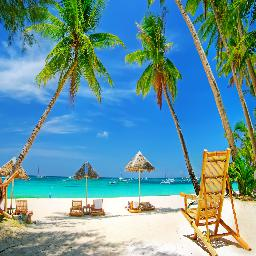
#> input picture Assignment4/data/1.jpg, 256 x 256 px
$ python gray.py
#> lines starting #> are read from the running program, lines starting #| are printed output that depends on the picture
from PIL import Image
from pylab import *

im = array(Image.open('./data/1.jpg'))
#> im is the input picture: shape (256, 256, 3); mean R, G, B 102.6, 151.2, 159.3
im_gray = copy(im)
r = im[:,:,0]
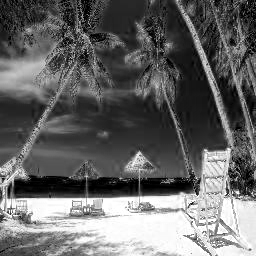
#> r: shape (256, 256); min 0, max 255, mean 102.6
g = im[:,:,1]
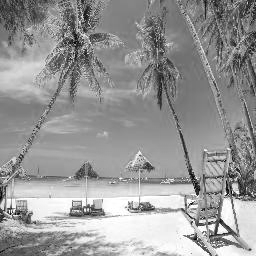
#> g: shape (256, 256); min 0, max 255, mean 151.2
b = im[:,:,2]
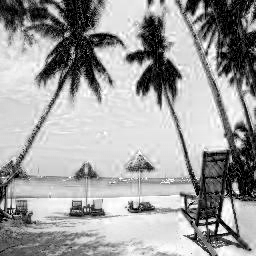
#> b: shape (256, 256); min 0, max 255, mean 159.3
gray = 0.21*r + 0.72*g + 0.07*b
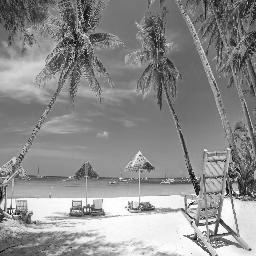
#> gray: shape (256, 256) float64; min 3.57, max 255, mean 141.6
im_gray[:,:,0] = gray
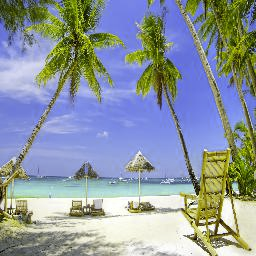
#> im_gray: shape (256, 256, 3); mean R, G, B 141.1, 151.2, 159.3
im_gray[:,:,1] = gray
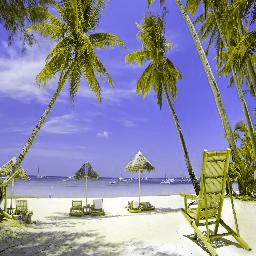
#> im_gray: shape (256, 256, 3); mean R, G, B 141.1, 141.1, 159.3
im_gray[:,:,2] = gray

# [9 lines of commented-out code are left out]

$ run again, with Assignment4/data/101.jpg copied over Assignment4/data/1.jpg
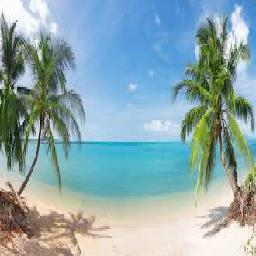
#> input picture Assignment4/data/101.jpg, 256 x 256 px
#> im is the input picture: shape (256, 256, 3); mean R, G, B 141.4, 168.3, 173.3
#> `gray = 0.21*r + 0.72*g + 0.07*b`:
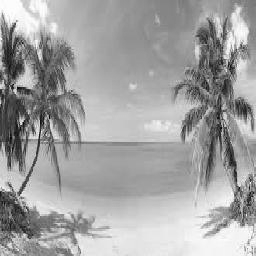
#> gray: shape (256, 256) float64; min 2.21, max 255, mean 163
#> `im_gray[:,:,1] = gray`:
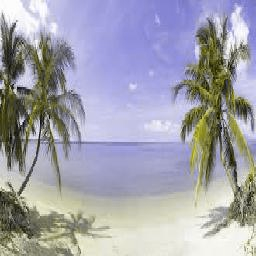
#> im_gray: shape (256, 256, 3); mean R, G, B 162.5, 162.5, 173.3

$ run again, with Assignment4/data/103.jpg copied over Assignment4/data/1.jpg
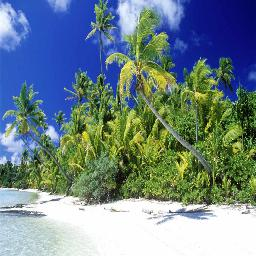
#> input picture Assignment4/data/103.jpg, 256 x 256 px
#> im is the input picture: shape (256, 256, 3); mean R, G, B 112.2, 133.1, 137.9
#> `b = im[:,:,2]`:
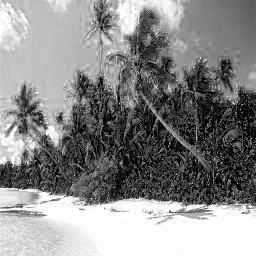
#> b: shape (256, 256); min 0, max 255, mean 137.9
#> `im_gray[:,:,0] = gray`:
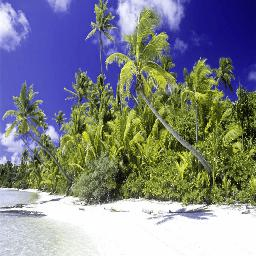
#> im_gray: shape (256, 256, 3); mean R, G, B 128.6, 133.1, 137.9
